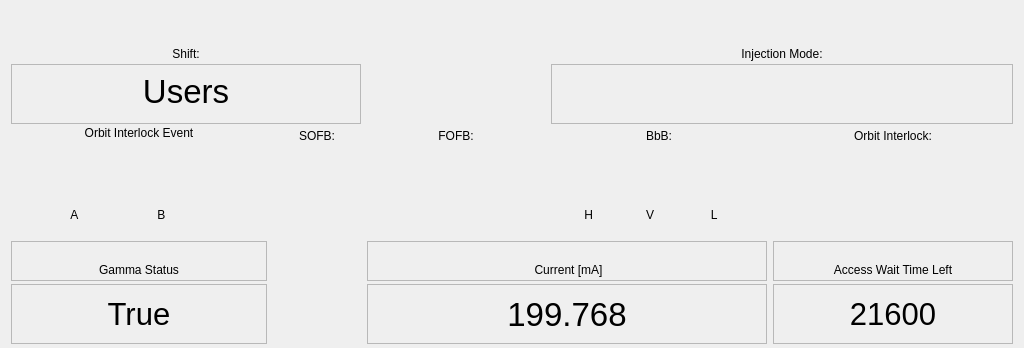
     <widget class="QWidget" name="tabinfobeam">
      <attribute name="title">
       <string>Infobeam</string>
      </attribute>
      <layout class="QGridLayout" name="gridLayout_7">
       <item row="3" column="4">
        <layout class="QHBoxLayout" name="layoutorbitint">
         <item>
          <widget class="SiriusLedAlert" name="ledorbitint">
           <property name="minimumSize">
            <size>
             <width>50</width>
             <height>50</height>
            </size>
           </property>
           <property name="maximumSize">
            <size>
             <width>50</width>
             <height>70</height>
            </size>
           </property>
           <property name="toolTip">
            <string/>
           </property>
           <property name="state">
            <bool>true</bool>
           </property>
           <property name="onColor">
            <color>
             <red>0</red>
             <green>140</green>
             <blue>0</blue>
            </color>
           </property>
           <property name="offColor">
            <color>
             <red>207</red>
             <green>0</green>
             <blue>0</blue>
            </color>
           </property>
           <property name="channel" stdset="0">
            <string>SI-Glob:AP-OrbIntlk:Enable-Sts</string>
           </property>
           <property name="pvbit" stdset="0">
            <number>-1</number>
           </property>
          </widget>
         </item>
        </layout>
       </item>
       <item row="5" column="4">
        <widget class="QLabel" name="label39">
         <property name="minimumSize">
          <size>
           <width>200</width>
           <height>40</height>
          </size>
         </property>
         <property name="maximumSize">
          <size>
           <width>16777215</width>
           <height>20</height>
          </size>
         </property>
         <property name="frameShape">
          <enum>QFrame::StyledPanel</enum>
         </property>
         <property name="text">
          <string>&lt;html&gt;&lt;head/&gt;&lt;body&gt;&lt;p align=&quot;center&quot;&gt;Access Wait Time Left&lt;/p&gt;&lt;/body&gt;&lt;/html&gt;</string>
         </property>
         <property name="alignment">
          <set>Qt::AlignBottom|Qt::AlignHCenter</set>
         </property>
        </widget>
       </item>
       <item row="5" column="2" colspan="2">
        <widget class="QLabel" name="label_3">
         <property name="minimumSize">
          <size>
           <width>400</width>
           <height>40</height>
          </size>
         </property>
         <property name="maximumSize">
          <size>
           <width>250</width>
           <height>20</height>
          </size>
         </property>
         <property name="frameShape">
          <enum>QFrame::StyledPanel</enum>
         </property>
         <property name="text">
          <string>&lt;html&gt;&lt;head/&gt;&lt;body&gt;&lt;p align=&quot;center&quot;&gt;Current [mA]&lt;/p&gt;&lt;/body&gt;&lt;/html&gt;</string>
         </property>
         <property name="alignment">
          <set>Qt::AlignBottom|Qt::AlignLeading|Qt::AlignLeft</set>
         </property>
        </widget>
       </item>
       <item row="6" column="2" colspan="2">
        <widget class="PyDMLabel" name="PyDMLabel_3">
         <property name="minimumSize">
          <size>
           <width>400</width>
           <height>60</height>
          </size>
         </property>
         <property name="maximumSize">
          <size>
           <width>250</width>
           <height>45</height>
          </size>
         </property>
         <property name="font">
          <font>
           <pointsize>25</pointsize>
          </font>
         </property>
         <property name="toolTip">
          <string/>
         </property>
         <property name="layoutDirection">
          <enum>Qt::LeftToRight</enum>
         </property>
         <property name="autoFillBackground">
          <bool>false</bool>
         </property>
         <property name="frameShape">
          <enum>QFrame::StyledPanel</enum>
         </property>
         <property name="frameShadow">
          <enum>QFrame::Sunken</enum>
         </property>
         <property name="lineWidth">
          <number>1</number>
         </property>
         <property name="midLineWidth">
          <number>0</number>
         </property>
         <property name="text">
          <string notr="true">199.768</string>
         </property>
         <property name="alignment">
          <set>Qt::AlignCenter</set>
         </property>
         <property name="precision" stdset="0">
          <number>3</number>
         </property>
         <property name="showUnits" stdset="0">
          <bool>false</bool>
         </property>
         <property name="channel" stdset="0">
          <string>SI-Glob:AP-CurrInfo:Current-Mon</string>
         </property>
        </widget>
       </item>
       <item row="1" column="0" colspan="2">
        <widget class="PyDMLabel" name="PyDMLabel">
         <property name="minimumSize">
          <size>
           <width>350</width>
           <height>60</height>
          </size>
         </property>
         <property name="maximumSize">
          <size>
           <width>16777215</width>
           <height>45</height>
          </size>
         </property>
         <property name="font">
          <font>
           <pointsize>25</pointsize>
          </font>
         </property>
         <property name="toolTip">
          <string/>
         </property>
         <property name="layoutDirection">
          <enum>Qt::LeftToRight</enum>
         </property>
         <property name="autoFillBackground">
          <bool>false</bool>
         </property>
         <property name="styleSheet">
          <string notr="true"/>
         </property>
         <property name="frameShape">
          <enum>QFrame::StyledPanel</enum>
         </property>
         <property name="frameShadow">
          <enum>QFrame::Sunken</enum>
         </property>
         <property name="lineWidth">
          <number>1</number>
         </property>
         <property name="midLineWidth">
          <number>0</number>
         </property>
         <property name="text">
          <string>Users</string>
         </property>
         <property name="alignment">
          <set>Qt::AlignHCenter|Qt::AlignTop</set>
         </property>
         <property name="wordWrap">
          <bool>false</bool>
         </property>
         <property name="precision" stdset="0">
          <number>0</number>
         </property>
         <property name="showUnits" stdset="0">
          <bool>false</bool>
         </property>
         <property name="channel" stdset="0">
          <string>AS-Glob:AP-MachShift:Mode-Sts</string>
         </property>
         <property name="displayFormat" stdset="0">
          <enum>PyDMLabel::Default</enum>
         </property>
        </widget>
       </item>
       <item row="2" column="3">
        <widget class="QLabel" name="label_7">
         <property name="minimumSize">
          <size>
           <width>80</width>
           <height>20</height>
          </size>
         </property>
         <property name="maximumSize">
          <size>
           <width>16777215</width>
           <height>20</height>
          </size>
         </property>
         <property name="text">
          <string>&lt;html&gt;&lt;head/&gt;&lt;body&gt;&lt;p align=&quot;center&quot;&gt;BbB:&lt;/p&gt;&lt;/body&gt;&lt;/html&gt;</string>
         </property>
         <property name="alignment">
          <set>Qt::AlignBottom|Qt::AlignLeading|Qt::AlignLeft</set>
         </property>
        </widget>
       </item>
       <item row="0" column="0" colspan="2">
        <widget class="QLabel" name="label">
         <property name="minimumSize">
          <size>
           <width>350</width>
           <height>40</height>
          </size>
         </property>
         <property name="maximumSize">
          <size>
           <width>16777215</width>
           <height>20</height>
          </size>
         </property>
         <property name="frameShape">
          <enum>QFrame::NoFrame</enum>
         </property>
         <property name="text">
          <string>&lt;html&gt;&lt;head/&gt;&lt;body&gt;&lt;p align=&quot;center&quot;&gt;Shift:&lt;/p&gt;&lt;/body&gt;&lt;/html&gt;</string>
         </property>
         <property name="alignment">
          <set>Qt::AlignBottom|Qt::AlignLeading|Qt::AlignLeft</set>
         </property>
        </widget>
       </item>
       <item row="2" column="0">
        <widget class="QLabel" name="label_4">
         <property name="minimumSize">
          <size>
           <width>20</width>
           <height>20</height>
          </size>
         </property>
         <property name="maximumSize">
          <size>
           <width>16777215</width>
           <height>20</height>
          </size>
         </property>
         <property name="text">
          <string>&lt;html&gt;&lt;head/&gt;&lt;body&gt;&lt;p align=&quot;center&quot;&gt;Orbit Interlock Event&lt;/p&gt;&lt;/body&gt;&lt;/html&gt;</string>
         </property>
         <property name="alignment">
          <set>Qt::AlignLeading|Qt::AlignLeft|Qt::AlignVCenter</set>
         </property>
        </widget>
       </item>
       <item row="2" column="2">
        <widget class="QLabel" name="label_6">
         <property name="minimumSize">
          <size>
           <width>80</width>
           <height>20</height>
          </size>
         </property>
         <property name="maximumSize">
          <size>
           <width>16777215</width>
           <height>20</height>
          </size>
         </property>
         <property name="text">
          <string>&lt;html&gt;&lt;head/&gt;&lt;body&gt;&lt;p align=&quot;center&quot;&gt;FOFB:&lt;/p&gt;&lt;/body&gt;&lt;/html&gt;</string>
         </property>
         <property name="alignment">
          <set>Qt::AlignBottom|Qt::AlignLeading|Qt::AlignLeft</set>
         </property>
        </widget>
       </item>
       <item row="4" column="3">
        <widget class="QLabel" name="label_11">
         <property name="minimumSize">
          <size>
           <width>20</width>
           <height>20</height>
          </size>
         </property>
         <property name="maximumSize">
          <size>
           <width>16777215</width>
           <height>20</height>
          </size>
         </property>
         <property name="text">
          <string>          H                V                 L</string>
         </property>
         <property name="alignment">
          <set>Qt::AlignLeading|Qt::AlignLeft|Qt::AlignVCenter</set>
         </property>
        </widget>
       </item>
       <item row="2" column="4">
        <widget class="QLabel" name="label_8">
         <property name="minimumSize">
          <size>
           <width>96</width>
           <height>20</height>
          </size>
         </property>
         <property name="maximumSize">
          <size>
           <width>16777215</width>
           <height>20</height>
          </size>
         </property>
         <property name="text">
          <string>&lt;html&gt;&lt;head/&gt;&lt;body&gt;&lt;p align=&quot;center&quot;&gt;Orbit Interlock:&lt;/p&gt;&lt;/body&gt;&lt;/html&gt;</string>
         </property>
         <property name="alignment">
          <set>Qt::AlignBottom|Qt::AlignLeading|Qt::AlignLeft</set>
         </property>
        </widget>
       </item>
       <item row="2" column="1">
        <widget class="QLabel" name="label_5">
         <property name="minimumSize">
          <size>
           <width>80</width>
           <height>20</height>
          </size>
         </property>
         <property name="maximumSize">
          <size>
           <width>16777215</width>
           <height>20</height>
          </size>
         </property>
         <property name="text">
          <string>&lt;html&gt;&lt;head/&gt;&lt;body&gt;&lt;p align=&quot;center&quot;&gt;SOFB:&lt;/p&gt;&lt;/body&gt;&lt;/html&gt;</string>
         </property>
         <property name="alignment">
          <set>Qt::AlignBottom|Qt::AlignLeading|Qt::AlignLeft</set>
         </property>
        </widget>
       </item>
       <item row="4" column="0">
        <widget class="QLabel" name="label_10">
         <property name="minimumSize">
          <size>
           <width>20</width>
           <height>20</height>
          </size>
         </property>
         <property name="maximumSize">
          <size>
           <width>16777215</width>
           <height>20</height>
          </size>
         </property>
         <property name="text">
          <string>                  A                        B</string>
         </property>
         <property name="alignment">
          <set>Qt::AlignLeading|Qt::AlignLeft|Qt::AlignVCenter</set>
         </property>
        </widget>
       </item>
       <item row="3" column="2">
        <layout class="QHBoxLayout" name="horizontalLayout_3">
         <property name="sizeConstraint">
          <enum>QLayout::SetDefaultConstraint</enum>
         </property>
         <item>
          <widget class="SiriusLedAlert" name="ledfofb">
           <property name="minimumSize">
            <size>
             <width>50</width>
             <height>50</height>
            </size>
           </property>
           <property name="maximumSize">
            <size>
             <width>50</width>
             <height>70</height>
            </size>
           </property>
           <property name="toolTip">
            <string/>
           </property>
           <property name="state">
            <bool>true</bool>
           </property>
           <property name="onColor">
            <color>
             <red>0</red>
             <green>140</green>
             <blue>0</blue>
            </color>
           </property>
           <property name="offColor">
            <color>
             <red>207</red>
             <green>0</green>
             <blue>0</blue>
            </color>
           </property>
           <property name="channel" stdset="0">
            <string>SI-Glob:AP-FOFB:LoopState-Sts</string>
           </property>
          </widget>
         </item>
        </layout>
       </item>
       <item row="1" column="3" colspan="2">
        <widget class="PyDMLabel" name="PyDMLabel_2">
         <property name="minimumSize">
          <size>
           <width>350</width>
           <height>60</height>
          </size>
         </property>
         <property name="maximumSize">
          <size>
           <width>16777215</width>
           <height>45</height>
          </size>
         </property>
         <property name="font">
          <font>
           <pointsize>25</pointsize>
          </font>
         </property>
         <property name="toolTip">
          <string/>
         </property>
         <property name="autoFillBackground">
          <bool>false</bool>
         </property>
         <property name="styleSheet">
          <string notr="true"/>
         </property>
         <property name="frameShape">
          <enum>QFrame::StyledPanel</enum>
         </property>
         <property name="frameShadow">
          <enum>QFrame::Sunken</enum>
         </property>
         <property name="alignment">
          <set>Qt::AlignHCenter|Qt::AlignTop</set>
         </property>
         <property name="channel" stdset="0">
          <string>AS-Glob:AP-InjCtrl:Mode-Sts</string>
         </property>
        </widget>
       </item>
       <item row="6" column="0">
        <widget class="PyDMLabel" name="gammastatus">
         <property name="enabled">
          <bool>true</bool>
         </property>
         <property name="minimumSize">
          <size>
           <width>240</width>
           <height>60</height>
          </size>
         </property>
         <property name="maximumSize">
          <size>
           <width>16777215</width>
           <height>45</height>
          </size>
         </property>
         <property name="font">
          <font>
           <pointsize>23</pointsize>
          </font>
         </property>
         <property name="toolTip">
          <string/>
         </property>
         <property name="accessibleName">
          <string/>
         </property>
         <property name="layoutDirection">
          <enum>Qt::LeftToRight</enum>
         </property>
         <property name="autoFillBackground">
          <bool>false</bool>
         </property>
         <property name="frameShape">
          <enum>QFrame::StyledPanel</enum>
         </property>
         <property name="frameShadow">
          <enum>QFrame::Sunken</enum>
         </property>
         <property name="lineWidth">
          <number>1</number>
         </property>
         <property name="midLineWidth">
          <number>0</number>
         </property>
         <property name="text">
          <string>True</string>
         </property>
         <property name="textFormat">
          <enum>Qt::PlainText</enum>
         </property>
         <property name="scaledContents">
          <bool>false</bool>
         </property>
         <property name="alignment">
          <set>Qt::AlignCenter</set>
         </property>
         <property name="textInteractionFlags">
          <set>Qt::NoTextInteraction</set>
         </property>
         <property name="rules" stdset="0">
          <string>[]</string>
         </property>
         <property name="precision" stdset="0">
          <number>0</number>
         </property>
         <property name="showUnits" stdset="0">
          <bool>false</bool>
         </property>
         <property name="precisionFromPV" stdset="0">
          <bool>false</bool>
         </property>
         <property name="alarmSensitiveContent" stdset="0">
          <bool>false</bool>
         </property>
         <property name="alarmSensitiveBorder" stdset="0">
          <bool>false</bool>
         </property>
         <property name="channel" stdset="0">
          <string>AS-Glob:MP-Summary:AlarmGammaShutter-Mon</string>
         </property>
         <property name="displayFormat" stdset="0">
          <enum>PyDMLabel::String</enum>
         </property>
         <property name="buddy">
          <cstring></cstring>
         </property>
        </widget>
       </item>
       <item row="3" column="0">
        <layout class="QGridLayout" name="gridLayout_22" rowstretch="0">
         <property name="sizeConstraint">
          <enum>QLayout::SetDefaultConstraint</enum>
         </property>
         <property name="spacing">
          <number>6</number>
         </property>
         <item row="0" column="1">
          <widget class="SiriusLedAlert" name="ledintlk2">
           <property name="enabled">
            <bool>true</bool>
           </property>
           <property name="minimumSize">
            <size>
             <width>50</width>
             <height>50</height>
            </size>
           </property>
           <property name="maximumSize">
            <size>
             <width>50</width>
             <height>70</height>
            </size>
           </property>
           <property name="toolTip">
            <string/>
           </property>
           <property name="state">
            <bool>true</bool>
           </property>
           <property name="onColor">
            <color>
             <red>0</red>
             <green>140</green>
             <blue>0</blue>
            </color>
           </property>
           <property name="offColor">
            <color>
             <red>207</red>
             <green>0</green>
             <blue>0</blue>
            </color>
           </property>
           <property name="channel" stdset="0">
            <string>RA-RaSIB01:TI-EVE:Network-Mon</string>
           </property>
          </widget>
         </item>
         <item row="0" column="0">
          <widget class="SiriusLedAlert" name="ledintlk1">
           <property name="enabled">
            <bool>true</bool>
           </property>
           <property name="minimumSize">
            <size>
             <width>50</width>
             <height>50</height>
            </size>
           </property>
           <property name="maximumSize">
            <size>
             <width>50</width>
             <height>70</height>
            </size>
           </property>
           <property name="toolTip">
            <string/>
           </property>
           <property name="state">
            <bool>true</bool>
           </property>
           <property name="onColor">
            <color>
             <red>0</red>
             <green>140</green>
             <blue>0</blue>
            </color>
           </property>
           <property name="offColor">
            <color>
             <red>207</red>
             <green>0</green>
             <blue>0</blue>
            </color>
           </property>
           <property name="channel" stdset="0">
            <string>RA-RaSIA01:TI-EVE:Network-Mon</string>
           </property>
          </widget>
         </item>
        </layout>
       </item>
       <item row="0" column="3" colspan="2">
        <widget class="QLabel" name="label_2">
         <property name="minimumSize">
          <size>
           <width>350</width>
           <height>40</height>
          </size>
         </property>
         <property name="maximumSize">
          <size>
           <width>16777215</width>
           <height>20</height>
          </size>
         </property>
         <property name="frameShape">
          <enum>QFrame::NoFrame</enum>
         </property>
         <property name="text">
          <string>&lt;html&gt;&lt;head/&gt;&lt;body&gt;&lt;p align=&quot;center&quot;&gt;Injection Mode:&lt;/p&gt;&lt;/body&gt;&lt;/html&gt;</string>
         </property>
         <property name="alignment">
          <set>Qt::AlignBottom|Qt::AlignLeading|Qt::AlignLeft</set>
         </property>
        </widget>
       </item>
       <item row="6" column="4">
        <widget class="PyDMLabel" name="accesstime">
         <property name="enabled">
          <bool>true</bool>
         </property>
         <property name="minimumSize">
          <size>
           <width>240</width>
           <height>60</height>
          </size>
         </property>
         <property name="maximumSize">
          <size>
           <width>16777215</width>
           <height>45</height>
          </size>
         </property>
         <property name="font">
          <font>
           <pointsize>23</pointsize>
          </font>
         </property>
         <property name="toolTip">
          <string/>
         </property>
         <property name="autoFillBackground">
          <bool>false</bool>
         </property>
         <property name="styleSheet">
          <string notr="true"/>
         </property>
         <property name="frameShape">
          <enum>QFrame::StyledPanel</enum>
         </property>
         <property name="frameShadow">
          <enum>QFrame::Sunken</enum>
         </property>
         <property name="text">
          <string notr="true">21600</string>
         </property>
         <property name="alignment">
          <set>Qt::AlignCenter</set>
         </property>
         <property name="precisionFromPV" stdset="0">
          <bool>false</bool>
         </property>
         <property name="alarmSensitiveBorder" stdset="0">
          <bool>false</bool>
         </property>
         <property name="channel" stdset="0">
          <string>AS-Glob:PP-Summary:TunAccessWaitTimeLeft-Mon</string>
         </property>
        </widget>
       </item>
       <item row="3" column="1">
        <layout class="QHBoxLayout" name="horizontalLayout_2">
         <item>
          <widget class="SiriusLedAlert" name="ledsofb">
           <property name="enabled">
            <bool>true</bool>
           </property>
           <property name="minimumSize">
            <size>
             <width>50</width>
             <height>50</height>
            </size>
           </property>
           <property name="maximumSize">
            <size>
             <width>50</width>
             <height>70</height>
            </size>
           </property>
           <property name="toolTip">
            <string/>
           </property>
           <property name="state">
            <bool>true</bool>
           </property>
           <property name="onColor">
            <color>
             <red>0</red>
             <green>140</green>
             <blue>0</blue>
            </color>
           </property>
           <property name="offColor">
            <color>
             <red>207</red>
             <green>0</green>
             <blue>0</blue>
            </color>
           </property>
           <property name="channel" stdset="0">
            <string>SI-Glob:AP-SOFB:LoopState-Sts</string>
           </property>
          </widget>
         </item>
        </layout>
       </item>
       <item row="3" column="3">
        <layout class="QHBoxLayout" name="horizontalLayout_4">
         <property name="spacing">
          <number>4</number>
         </property>
         <property name="sizeConstraint">
          <enum>QLayout::SetDefaultConstraint</enum>
         </property>
         <property name="leftMargin">
          <number>0</number>
         </property>
         <item>
          <widget class="SiriusLedAlert" name="ledbbbh">
           <property name="minimumSize">
            <size>
             <width>50</width>
             <height>50</height>
            </size>
           </property>
           <property name="maximumSize">
            <size>
             <width>50</width>
             <height>70</height>
            </size>
           </property>
           <property name="toolTip">
            <string/>
           </property>
           <property name="state">
            <bool>true</bool>
           </property>
           <property name="onColor">
            <color>
             <red>0</red>
             <green>140</green>
             <blue>0</blue>
            </color>
           </property>
           <property name="offColor">
            <color>
             <red>207</red>
             <green>0</green>
             <blue>0</blue>
            </color>
           </property>
           <property name="channel" stdset="0">
            <string>SI-Glob:DI-BbBProc-H:FBCTRL</string>
           </property>
          </widget>
         </item>
         <item>
          <widget class="SiriusLedAlert" name="ledbbbv">
           <property name="minimumSize">
            <size>
             <width>50</width>
             <height>50</height>
            </size>
           </property>
           <property name="maximumSize">
            <size>
             <width>50</width>
             <height>70</height>
            </size>
           </property>
           <property name="toolTip">
            <string/>
           </property>
           <property name="state">
            <bool>true</bool>
           </property>
           <property name="onColor">
            <color>
             <red>0</red>
             <green>140</green>
             <blue>0</blue>
            </color>
           </property>
           <property name="offColor">
            <color>
             <red>207</red>
             <green>0</green>
             <blue>0</blue>
            </color>
           </property>
           <property name="channel" stdset="0">
            <string>SI-Glob:DI-BbBProc-V:FBCTRL</string>
           </property>
          </widget>
         </item>
         <item>
          <widget class="SiriusLedAlert" name="ledbbbl">
           <property name="minimumSize">
            <size>
             <width>50</width>
             <height>50</height>
            </size>
           </property>
           <property name="maximumSize">
            <size>
             <width>50</width>
             <height>70</height>
            </size>
           </property>
           <property name="toolTip">
            <string/>
           </property>
           <property name="state">
            <bool>true</bool>
           </property>
           <property name="onColor">
            <color>
             <red>0</red>
             <green>140</green>
             <blue>0</blue>
            </color>
           </property>
           <property name="offColor">
            <color>
             <red>207</red>
             <green>0</green>
             <blue>0</blue>
            </color>
           </property>
           <property name="channel" stdset="0">
            <string>SI-Glob:DI-BbBProc-L:FBCTRL</string>
           </property>
          </widget>
         </item>
        </layout>
       </item>
       <item row="5" column="0">
        <widget class="QLabel" name="label_9">
         <property name="minimumSize">
          <size>
           <width>200</width>
           <height>40</height>
          </size>
         </property>
         <property name="maximumSize">
          <size>
           <width>16777215</width>
           <height>20</height>
          </size>
         </property>
         <property name="frameShape">
          <enum>QFrame::StyledPanel</enum>
         </property>
         <property name="text">
          <string>&lt;html&gt;&lt;head/&gt;&lt;body&gt;&lt;p align=&quot;center&quot;&gt;Gamma Status&lt;/p&gt;&lt;/body&gt;&lt;/html&gt;</string>
         </property>
         <property name="alignment">
          <set>Qt::AlignBottom|Qt::AlignHCenter</set>
         </property>
        </widget>
       </item>
      </layout>
     </widget>
